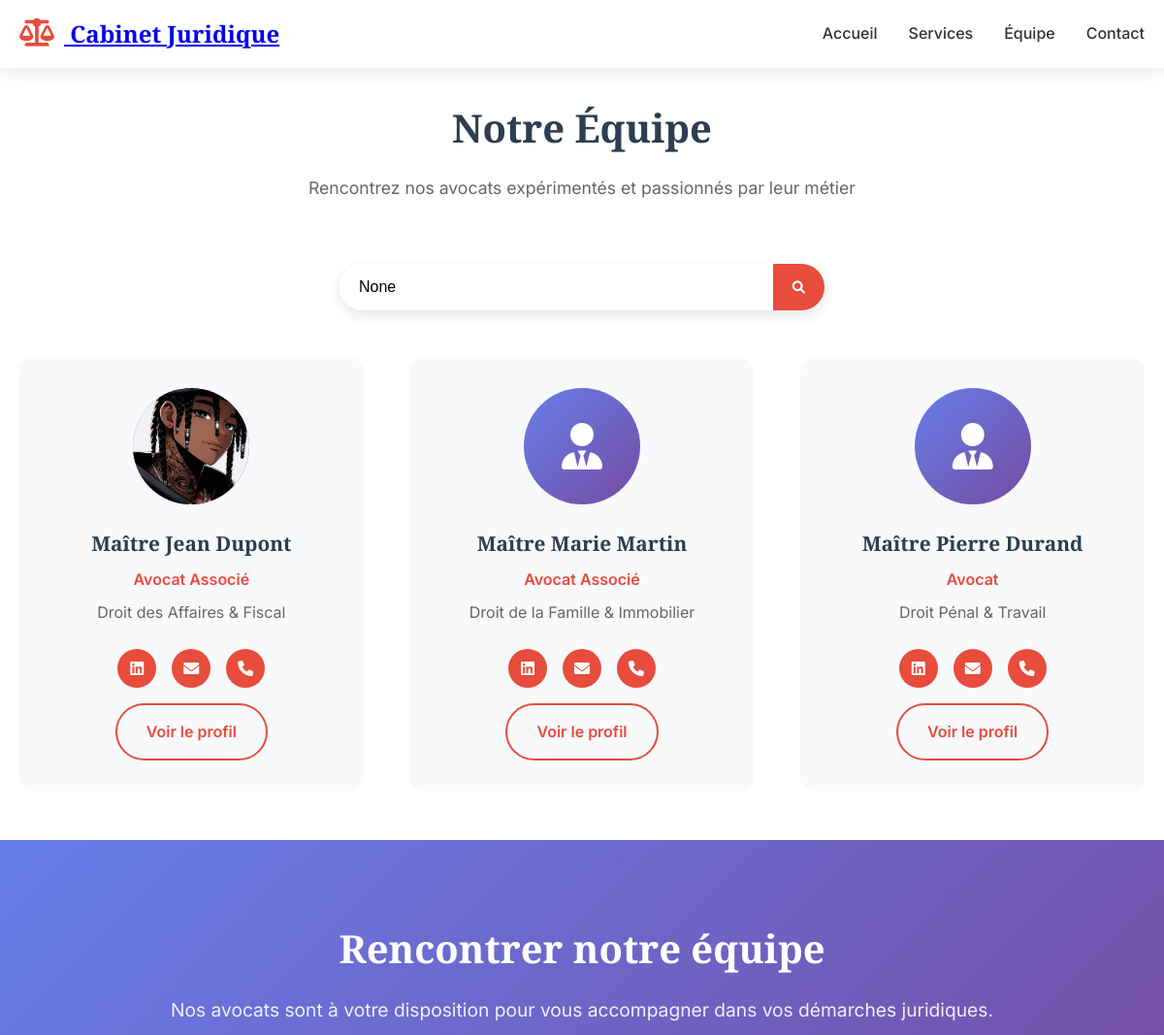
The page /equipe/ (upper part) on the database as committed earlier.
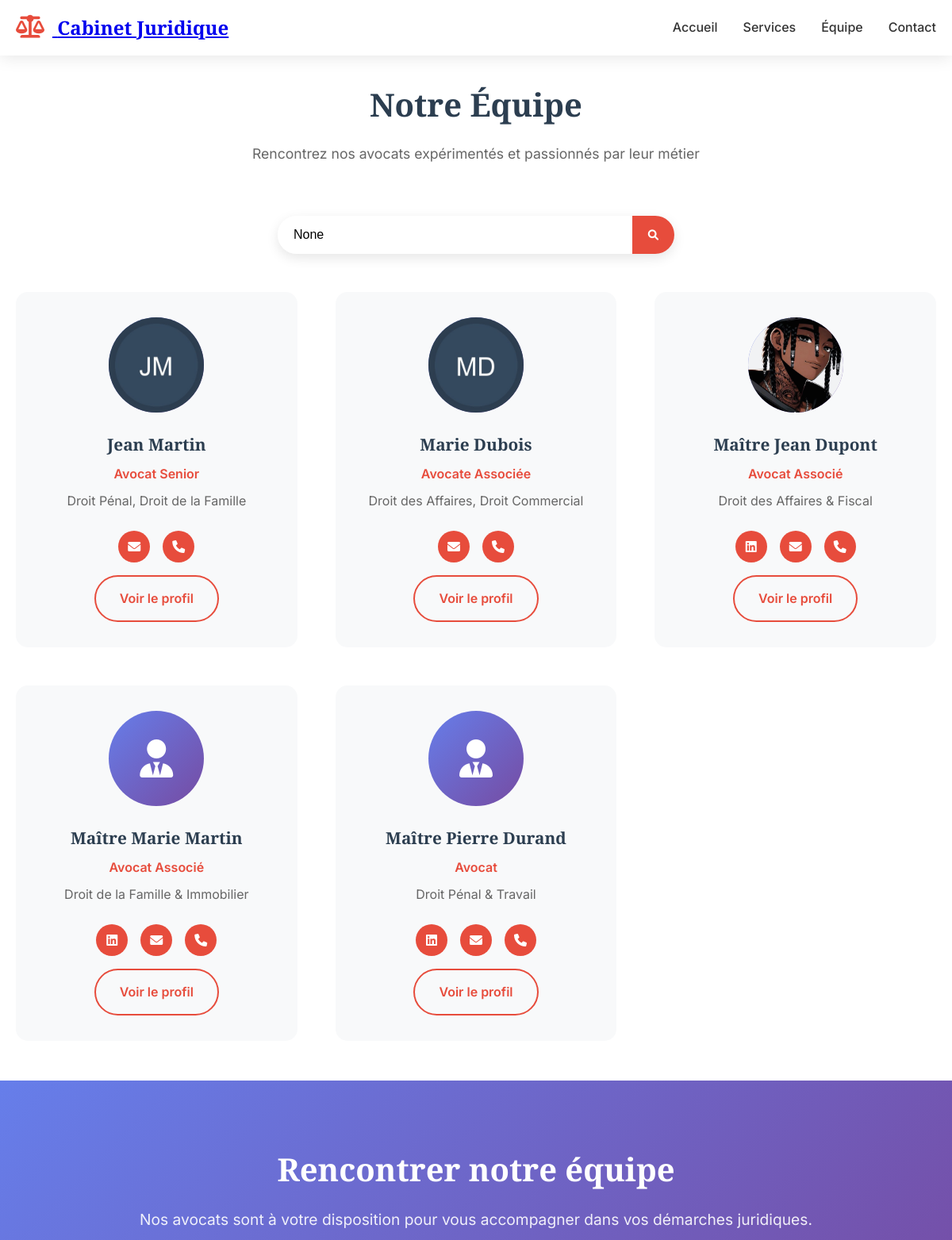
The same page on the database as committed later.
### website/models.py (models this page shows, shortened)
class Avocat(models.Model):
    nom = models.CharField(max_length=100, verbose_name="Nom complet")
    prenom = models.CharField(max_length=100, verbose_name="Prénom", blank=True)
    titre = models.CharField(
        max_length=100,
        verbose_name="Titre",
        help_text="Ex: Avocat Associé, Avocat"
    )
    specialites = models.CharField(
        max_length=200,
        verbose_name="Spécialités",
        help_text="Ex: Droit des Affaires & Fiscal"
    )
    biographie = models.TextField(
        blank=True,
        verbose_name="Biographie",
        help_text="Biographie détaillée de l'avocat"
    )
    photo = models.ImageField(
        upload_to='avocats/',
        blank=True,
        null=True,
        verbose_name="Photo"
    )
    email = models.EmailField(verbose_name="Email")
    telephone = models.CharField(
        max_length=20,
        validators=[RegexValidator(
            regex=r'^\+?1?\d{9,15}$',
            message="Format de téléphone invalide"
        )],
        verbose_name="Téléphone"
    )
    linkedin = models.URLField(blank=True, null=True, verbose_name="LinkedIn")
    ordre_affichage = models.PositiveIntegerField(
        default=0,
        verbose_name="Ordre d'affichage"
    )
    actif = models.BooleanField(default=True, verbose_name="Actif")
    date_creation = models.DateTimeField(auto_now_add=True, verbose_name="Date de création", null=True, blank=True)
    date_modification = models.DateTimeField(auto_now=True, verbose_name="Date de modification", null=True, blank=True)
    class Meta:
        verbose_name = "Avocat"
        verbose_name_plural = "Avocats"
        ordering = ['ordre_affichage', 'nom']

### website/views.py (the view)
# urls.py: path('equipe/', views.equipe, name='equipe'),
def equipe(request):
    avocats = Avocat.objects.filter(actif=True)
    search_query = request.GET.get('search')
    if search_query:
        avocats = avocats.filter(
            Q(nom__icontains=search_query) |
            Q(specialites__icontains=search_query) |
            Q(titre__icontains=search_query)
        )
    context = {
        'avocats': avocats,
        'search_query': search_query,
    }
    return render(request, 'website/equipe.html', context)

### templates/website/equipe.html (shortened to what this page needs)
{% extends 'base.html' %}
{% load static %}
{% block content %}
<section class="team-page">
    <div class="container">
        <div class="page-header">
            <h1>Notre Équipe</h1>
            <p>Rencontrez nos avocats expérimentés et passionnés par leur métier</p>
        </div>
        <div class="search-bar">
            <form method="get" class="search-form">
                <div class="search-input-group">
                    <input type="text" name="search" value="{{ search_query }}" placeholder="Rechercher un avocat..." class="search-input">
                    <button type="submit" class="search-btn">
                        <i class="fas fa-search"></i>
                    </button>
                </div>
            </form>
        </div>
        <div class="team-grid">
            {% for avocat in avocats %}
                <div class="team-member">
                    <div class="member-photo">
                        {% if avocat.photo %}
                            <img src="{{ avocat.photo.url }}" alt="{{ avocat.nom }}">
                        {% else %}
                            <i class="fas fa-user-tie"></i>
                        {% endif %}
                    </div>
                    <h3>{{ avocat.nom }}</h3>
                    <p class="member-title">{{ avocat.titre }}</p>
                    <p class="member-specialty">{{ avocat.specialites }}</p>
                    <div class="member-social">
                        {% if avocat.linkedin %}
                            <a href="{{ avocat.linkedin }}" target="_blank" title="LinkedIn">
                                <i class="fab fa-linkedin"></i>
                            </a>
                        {% endif %}
                        <a href="mailto:{{ avocat.email }}" title="Email">
                            <i class="fas fa-envelope"></i>
                        </a>
                        <a href="tel:{{ avocat.telephone }}" title="Téléphone">
                            <i class="fas fa-phone"></i>
                        </a>
                    </div>
                    <a href="{% url 'website:avocat_detail' avocat.id %}" class="btn btn-outline">Voir le profil</a>
                </div>
            {% endfor %}
        </div>
    </div>
</section>
<section class="cta-section">
    <div class="container">
        <div class="cta-content">
            <h2>Rencontrer notre équipe</h2>
            <p>Nos avocats sont à votre disposition pour vous accompagner dans vos démarches juridiques.</p>
        </div>
    </div>
</section>
{% endblock %}

### templates/base.html (shortened to what this page needs)
<!DOCTYPE html>
<html lang="fr">
<head>
    {% load static %}
    <link rel="stylesheet" href="{% static 'css/styles.css' %}">
    <link rel="stylesheet" href="{% static 'css/fontawesome-fix.css' %}">
    <link rel="stylesheet" href="https://cdnjs.cloudflare.com/ajax/libs/font-awesome/6.0.0/css/all.min.css">
</head>
<body>
    <nav class="navbar">
        <div class="nav-container">
            <div class="nav-logo">
                <a href="{% url 'website:home' %}">
                    <i class="fas fa-balance-scale"></i>
                    <span>{{ cabinet_info.nom_cabinet|default:"Cabinet Juridique" }}</span>
                </a>
            </div>
            <ul class="nav-menu">
                <li class="nav-item">
                    <a href="{% url 'website:home' %}" class="nav-link">Accueil</a>
                </li>
                <li class="nav-item">
                    <a href="{% url 'website:services' %}" class="nav-link">Services</a>
                </li>
                <li class="nav-item">
                    <a href="{% url 'website:equipe' %}" class="nav-link">Équipe</a>
                </li>
                <li class="nav-item">
                    <a href="{% url 'website:contact' %}" class="nav-link">Contact</a>
                </li>
            </ul>
        </div>
    </nav>
    <main>
        {% block content %}{% endblock %}
    </main>
</body>
</html>

### static/css/styles.css (style rules this page uses)
:root { --primary-color: #2c3e50; --primary-dark: #1a252f; --secondary-color: #34495e; --accent-color: #3498db; --success-color: #27ae60; --warning-color: #f39c12; --danger-color: #e74c3c; --light-bg: #ecf0f1; --dark-bg: #2c3e50; --text-color: #2c3e50; --text-light: #7f8c8d; --border-color: #bdc3c7; --shadow: 0 2px 10px rgba(44,62,80,0.1); --shadow-hover: 0 4px 20px rgba(44,62,80,0.15); }
* { margin: 0; padding: 0; box-sizing: border-box; }
body { font-family: 'Inter', sans-serif; line-height: 1.6; color: var(--text-color); overflow-x: hidden; background: var(--light-bg); text-size-adjust: 100%; -webkit-text-size-adjust: 100%; }
.container { max-width: 1200px; margin: 0 auto; padding: 0 20px; }
.navbar { position: fixed; top: 0; width: 100%; background: rgba(255, 255, 255, 0.95); backdrop-filter: blur(10px); z-index: 1000; transition: all 0.3s ease; box-shadow: 0 2px 20px rgba(0, 0, 0, 0.1); }
.nav-container { max-width: 1200px; margin: 0 auto; padding: 0 20px; display: flex; justify-content: space-between; align-items: center; height: 70px; }
.nav-logo { display: flex; align-items: center; font-family: 'Playfair Display', serif; font-size: 1.5rem; font-weight: 700; color: #2c3e50; text-decoration: none; }
.nav-logo i { margin-right: 10px; color: #e74c3c; font-size: 1.8rem; }
.nav-menu { display: flex; list-style: none; gap: 2rem; }
.nav-link { text-decoration: none; color: #333; font-weight: 500; transition: color 0.3s ease; position: relative; }
.nav-link::after { content: ''; position: absolute; width: 0; height: 2px; bottom: -5px; left: 0; background-color: #e74c3c; transition: width 0.3s ease; }
.btn { padding: 15px 30px; border: none; border-radius: 50px; text-decoration: none; font-weight: 600; transition: all 0.3s ease; cursor: pointer; display: inline-block; text-align: center; font-size: 1rem; }
.btn-outline { background: transparent; color: #e74c3c; border: 2px solid #e74c3c; }
.section-header, .page-header { text-align: center; margin-bottom: 4rem; }
.section-header h2, .page-header h1 { font-family: 'Playfair Display', serif; font-size: 2.5rem; color: #2c3e50; margin-bottom: 1rem; }
.section-header p, .page-header p { font-size: 1.1rem; color: #666; max-width: 600px; margin: 0 auto; }
.team-grid { display: grid; grid-template-columns: repeat(auto-fit, minmax(300px, 1fr)); gap: 3rem; }
.team-member { text-align: center; background: #f8f9fa; padding: 2rem; border-radius: 15px; transition: all 0.3s ease; }
.member-photo { width: 120px; height: 120px; background: linear-gradient(135deg, #667eea 0%, #764ba2 100%); border-radius: 50%; display: flex; align-items: center; justify-content: center; margin: 0 auto 1.5rem; overflow: hidden; }
.member-photo img { width: 100%; height: 100%; object-fit: cover; }
.member-photo i { font-size: 3rem; color: white; }
.team-member h3 { font-family: 'Playfair Display', serif; font-size: 1.3rem; color: #2c3e50; margin-bottom: 0.5rem; }
.member-title { color: #e74c3c; font-weight: 600; margin-bottom: 0.5rem; }
.member-specialty { color: #666; margin-bottom: 1.5rem; }
.member-social { display: flex; justify-content: center; gap: 1rem; margin-bottom: 1rem; }
.member-social a { width: 40px; height: 40px; background: #e74c3c; color: white; border-radius: 50%; display: flex; align-items: center; justify-content: center; text-decoration: none; transition: all 0.3s ease; }
.services-page, .team-page, .contact-page { padding: 100px 0 50px; background: white; }
.search-bar { margin-bottom: 3rem; }
.search-form { max-width: 500px; margin: 0 auto; }
.search-input-group { display: flex; background: white; border-radius: 50px; box-shadow: 0 5px 15px rgba(0, 0, 0, 0.1); overflow: hidden; }
.search-input { flex: 1; padding: 15px 20px; border: none; outline: none; font-size: 1rem; }
.search-btn { background: #e74c3c; color: white; border: none; padding: 15px 20px; cursor: pointer; transition: background 0.3s ease; }
.cta-section { background: linear-gradient(135deg, #667eea 0%, #764ba2 100%); color: white; padding: 80px 0; text-align: center; }
.cta-content h2 { font-family: 'Playfair Display', serif; font-size: 2.5rem; margin-bottom: 1rem; }
.cta-content p { font-size: 1.2rem; margin-bottom: 2rem; opacity: 0.9; }
.service-card, .team-member { animation: fadeInUp 0.6s ease forwards; }
html { scroll-behavior: smooth; }
.loading { opacity: 0; transform: translateY(20px); transition: all 0.6s ease; }

Rows that differ between the two databases and show on the page:
added Avocat: photo (picture), nom "Jean Martin", titre "Avocat Senior", specialites "Droit Pénal, Droit de la Famille"
added Avocat: photo (picture), nom "Marie Dubois", titre "Avocate Associée", specialites "Droit des Affaires, Droit Commercial"
